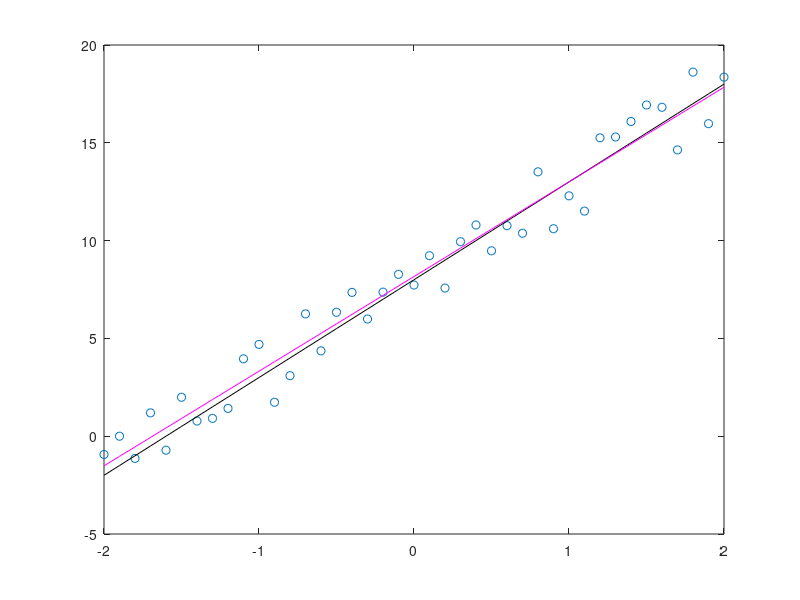

Recreate this plot in MATLAB.
clear all;

k = 5;
b = 8;

sX = -2:0.1:2;
sY = k.*sX+b;


for i = 1:length(sX)
    rY(i) = sY(i) + 4.0*(0.5 - rand());
end

figure(1)
plot(sX, rY, 'o')
hold on
plot(sX, sY,'-k')
hold off

%%
zz = sX*sX'
zo = 0;
for i=1:length(sX)
    zo = zo + sX(i);
end
zo = zo * -1;

oz = zo;

oo = length(sX);

A = [zz zo; oz oo]

bz = 0;
for i=1:length(sX)
    bz = bz + sX(i)*rY(i);
end

bo = 0;
for i=1:length(sX)
    bo = bo + rY(i);
end

B = [bz; bo]

ANS = inv(A) * B

mY = ANS(1) .* sX + ANS(2);
hold on
plot(sX, mY, '-m')
hold off